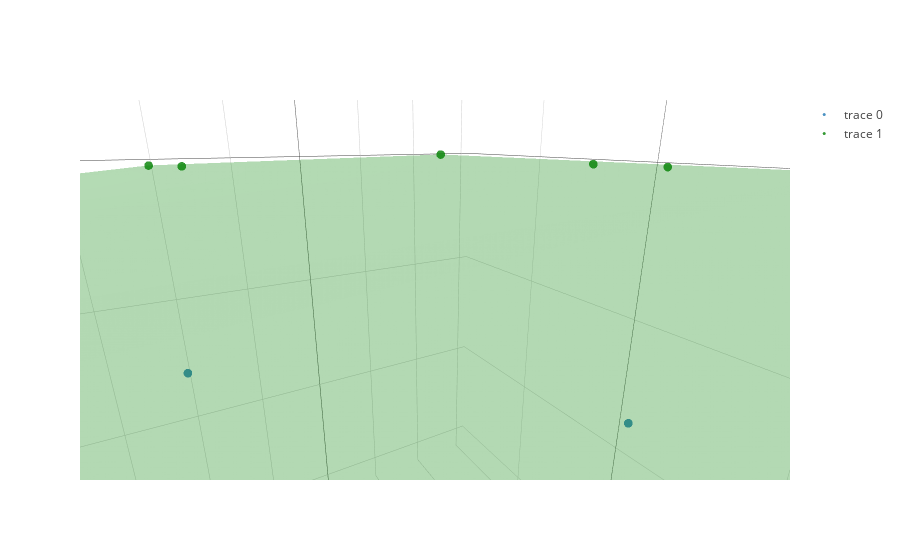

Notebook source saved alongside this figure:
### Code cell
trace_init_points = go.Scatter3d(
    x=points_to_project[:,0],
    y=points_to_project[:,1],
    z=points_to_project[:,2],
    mode='markers',
    marker=dict(
        size=3,
        opacity=0.8
    )
)

trace_projections = go.Scatter3d(
     x=projections[:,0],
     y=projections[:,1],
     z=projections[:,2],
     mode='markers',
     marker=dict(
         size=3,
         opacity=0.8,
         color='green'
     )
)

trace_plane = go.Mesh3d(
    x = projections[:,0],
    y = projections[:,1],
    z = projections[:,2],
    color = 'green',
    opacity= 0.3,
)

data = [trace_init_points, trace_projections, trace_plane]
fig = go.Figure(data=data)
iplot(fig)

### Figure 1 — Plotly figure (JSON) as saved in the notebook; plotly's stock layout.template omitted (floating-point values rounded to 4 significant figures)
{"data": [{"marker": {"opacity": 0.8, "size": 3}, "mode": "markers", "type": "scatter3d", "uid": "65770825-bc43-4374-876d-440e8fa7a1b2", "x": [1.125, -0.9962, -2.681, -0.3204, 0.9593, -1.283, 0.05073, -1.445, 1.833, -0.2821], "y": [1.004, -1.481, 1.849, -1.203, 0.8591, 1.144, -1.097, 1.167, -1.193, 1.64], "z": [-1.209, -3.009, 1.273, -1.47, 2.306, 0.4295, 0.9459, -3.06, 1.057, -2.509]}, {"marker": {"color": "green", "opacity": 0.8, "size": 3}, "mode": "markers", "type": "scatter3d", "uid": "1a05cc3d-e2b8-4b40-960b-a505bf181e1f", "x": [1.125, -0.9962, -2.681, -0.3204, 0.9593, -1.283, 0.05073, -1.445, 1.833, -0.2821], "y": [1.004, -1.481, 1.849, -1.203, 0.8591, 1.144, -1.097, 1.167, -1.193, 1.64], "z": [0, 0, 0, 0, 0, 0, 0, 0, 0, 0]}, {"color": "green", "opacity": 0.3, "type": "mesh3d", "uid": "b1c02daf-91e0-43b9-a9e5-810f26806f98", "x": [1.125, -0.9962, -2.681, -0.3204, 0.9593, -1.283, 0.05073, -1.445, 1.833, -0.2821], "y": [1.004, -1.481, 1.849, -1.203, 0.8591, 1.144, -1.097, 1.167, -1.193, 1.64], "z": [0, 0, 0, 0, 0, 0, 0, 0, 0, 0]}], "layout": {"autosize": true, "scene": {"aspectmode": "auto", "aspectratio": {"x": 1.045, "y": 0.7706, "z": 1.242}, "camera": {"center": {"x": 0, "y": 0, "z": 0}, "eye": {"x": -0.2904, "y": 0.1699, "z": 0.1112}, "projection": {"type": "perspective"}, "up": {"x": 0, "y": 0, "z": 1}}}}}
